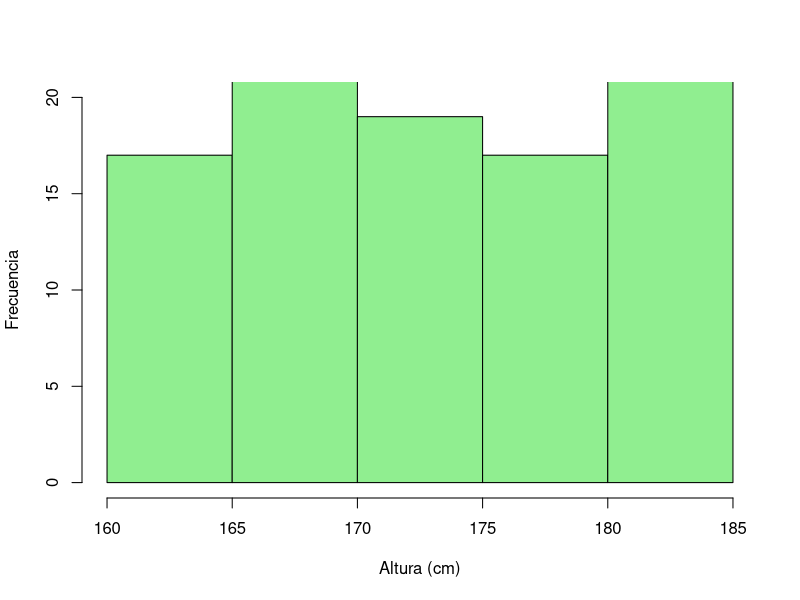
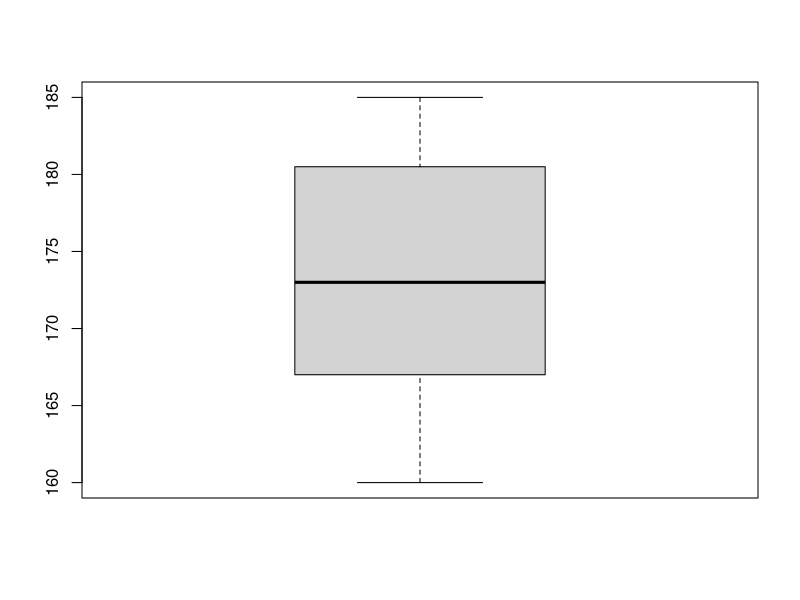

Source code (R) for these figures, in order:
# 23/02/2026
#MAGT


#Ingresar datos en r 

altura <- c(156, 187, 178, 168, 167, 173, 175)

set.seed(123)
altura <- sample(x=160:185, size = 100, replace = TRUE)
mean(altura)
var(altura)

hist(altura,
     col = "lightgreen",
     xlab = "Altura (cm)",
     ylab = "Frecuencia",
     main = "",
     ylim = c(0,20))

stem(altura)
boxplot(altura)

shapiro.test(altura)
